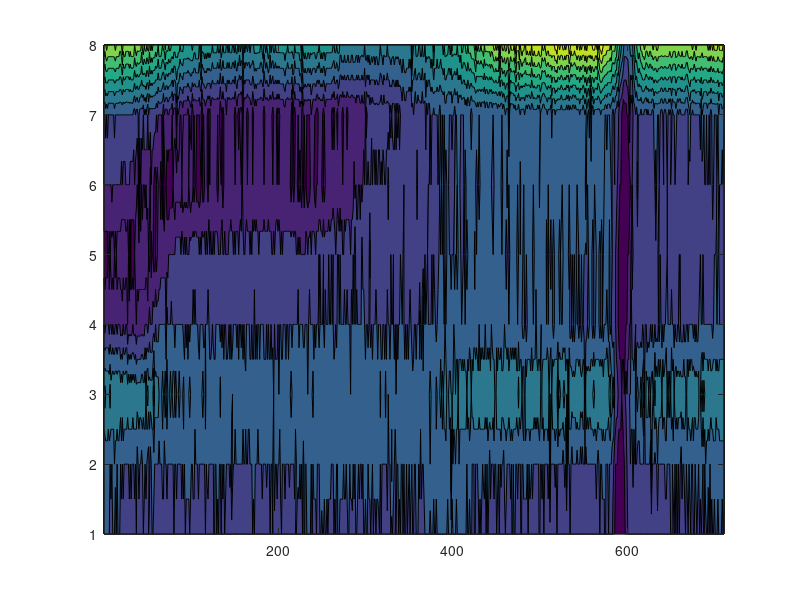
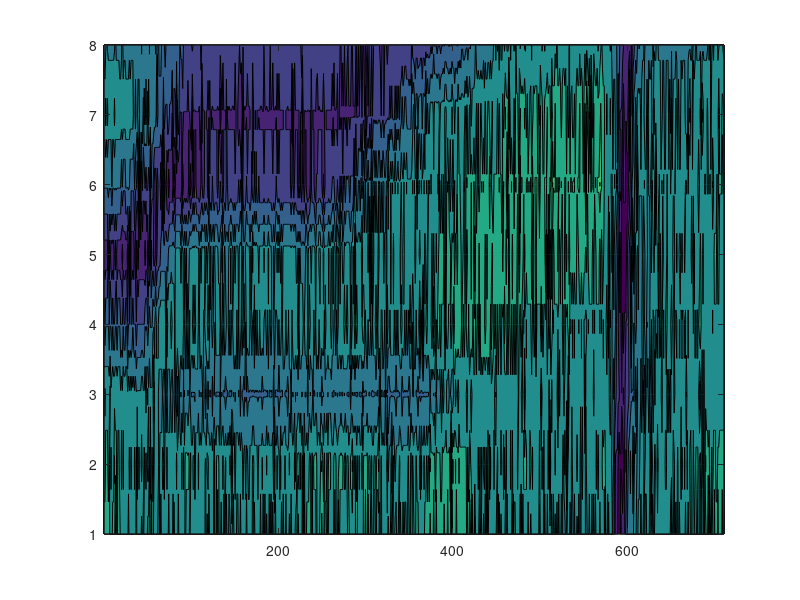

These figures' MATLAB source, in order:
clear all; clc; close all;

data = importdata('ucline.dat');
data = data(:,1:8);

figure;
contourf(data');

calib = [-5.2475   -4.6477   -3.0380   -4.8808   -5.0763   -5.0563   -4.5325   -1.7378;
    0.1058    0.0930    0.0605    0.0980    0.1025    0.1016    0.0911    0.0330]

data2 = [];
[m,n] = size(data)
for k = 1:m
    for l = 1:n
        data2(k,l) = calib(1,l) + calib(2,l) * data(k,l);
    end
end

figure;
contourf(data2');

% 
% Ii = [100 100 100 95 70 70 70 93];
% 
% Ii = (Ii-min(Ii))/(max(Ii)-min(Ii));
% 
% xi = 0.063:-0.018:-0.063;
% %xi = 1:8
% 
% xc = sum(xi.*(1-Ii))/sum(1-Ii)
% 
% figure;
% hold on;
% plot(xi,Ii,'b-');
% plot(xc,1,'rx');
% hold off;